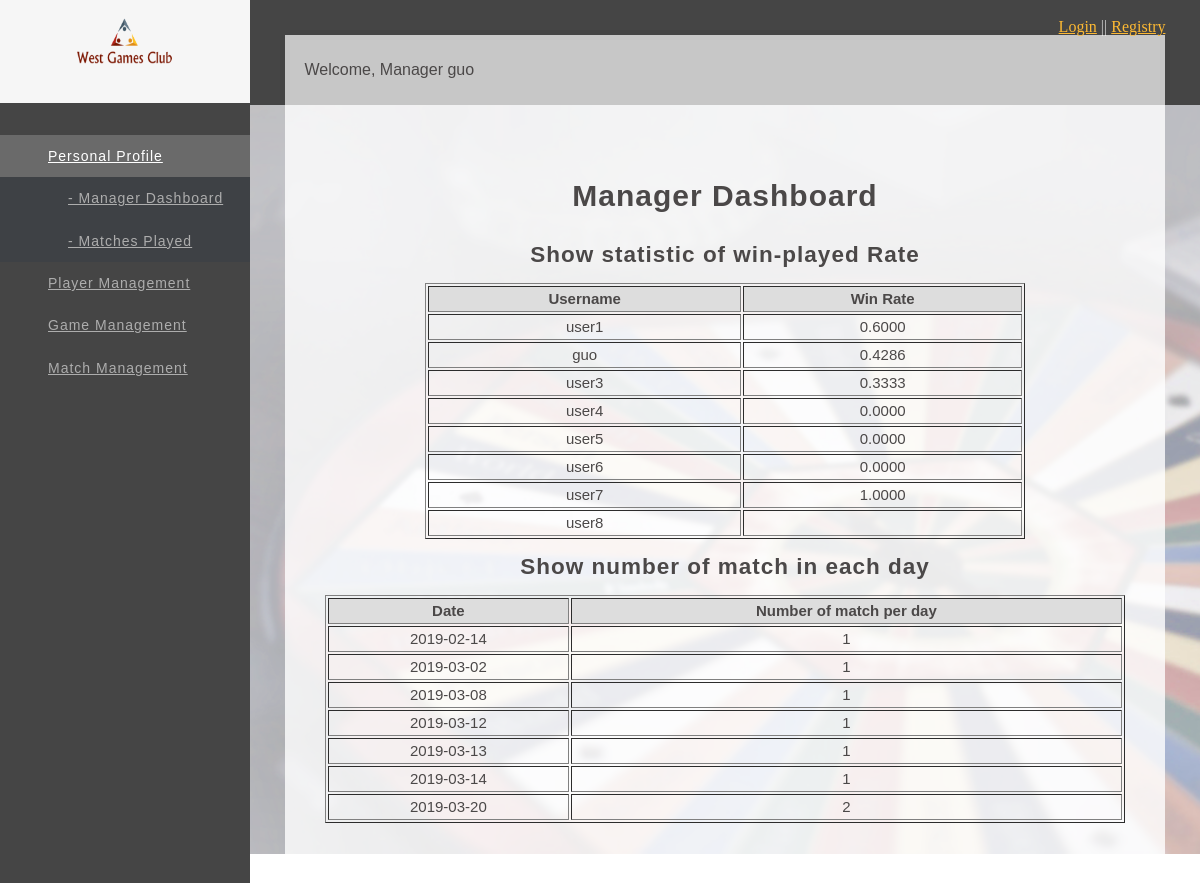
The page /WestGame/php/manager.php (signed in) on the database its author committed.
### tables this page shows
CREATE TABLE `Members` (
  `playerID` int(11) NOT NULL,
  `username` text NOT NULL,
  `password` text NOT NULL,
  `email` varchar(40) NOT NULL,
  `firstname` text NOT NULL,
  `lastname` text NOT NULL,
  `permission` tinyint(1) NOT NULL
);

### WestGame/php/manager.php (the view, shortened to what this page needs)
<?php
$username = $_SESSION['username'];
    ?>
<!DOCTYPE html>
<html lang="en">
<head>
    <link rel="stylesheet" type="text/css" href="../css/manager.css">
</head>
<body>
<header>
    <div class="logo">
        <a href="index.php"><img src="../images/logo.png" height="80" width="100" /></a>
    </div>
    <nav>
        <ul id="leftNavigation">
            <li class="active"><a href="#">Personal Profile</a>
                <ul>
                    <li>
                        <a href="manager.php"><i></i> - Manager Dashboard</a>
                    </li>
                </ul>
                <ul>
                    <li>
                        <a href="index_manager.php"><i></i> - Matches Played</a>
                    </li>
                </ul>
            </li>
            <li><a href="#">Player Management</a>
            </li>
            <li><a href="#">Game Management</a>
            </li>
            <li><a href="#">Match Management</a>
            </li>
        </ul>
    </nav>
</header>
<section class="main clearfix">
    <section class="top">
        <div class="wrapper content_header clearfix">
            <p class="logincs"><a href="../html/login.html">Login</a> || <a href="../html/registry.html">Registry</a></p>
            <p class="title">Welcome, Manager <?php echo" ".$username;?> </p>
        </div>
    </section>
    <section class="wrapper">
        <div class="content">
            <center><h1> Manager Dashboard </h1></center>
            <div id="showinfo">
                <?php
                require_once('../php/connect.php');
                $users=$pdo->query("select username from Members;");
                $usernames=$users->fetchALL();
                echo '<table border="1" width="600" align="center">';
                echo '<caption><h2>Show statistic of win-played Rate</h2></caption>';
                echo '<tr bgcolor="#dddddd">';
                echo '<th>Username</th><th>Win Rate</th>';
                echo '</tr>';
                for($num=0;$num<count($usernames);$num++)
                {
                    echo '<tr>';
                    $username = $usernames[$num];
                    echo '<td>'.$username[0].'</td>';
                    $rate = $pdo->query("select (select count(*) as win from Members,Records
                                              where Records.playerID = Members.playerID
                                              AND Records.result = 'win'
                                              AND Members.username='$username[0]')
                                              /
                                              (select count(*) as total from Members,Records
                                              where Records.playerID = Members.playerID
                                              AND Members.username='$username[0]')");
                    $res=$rate->fetch();
                    echo '<td>'.$res[0].'</td>';
                    echo '</tr>';
                }
                echo '</table>';
                ?>
            </div>
            <H2><center>Show number of match in each day</center></H2>
            <table id="showinfo" width="800" border="1">
                <tr bgcolor="#dddddd">
                    <th>Date</th>
                    <th>Number of match per day</th>
                </tr>
                <?php
                require_once('../php/connect.php');
                $matchtimes = ("SELECT matchDate,SUM(result='win') AS 'date times'
                                FROM Records GROUP BY matchDate");
                foreach ($pdo->query($matchtimes) as $row) {
                    echo "<tr>";
                    echo "<td>{$row['matchDate']}</td>";
                    echo "<td>{$row['date times']}</td>";
                    echo "</tr>";
                }
                ?>
            </table>
        </div>
    </section>
</section>
</body>
</html>

### WestGame/css/manager.css (style rules this page uses)
html, body, div, span iframe, h1, h2, h3, h4, h5, h6, p, img, ol, ul, li, form, label, header, hgroup, menu, nav, section { margin:0; padding:0; border:0; outline:0; font-size:100%; vertical-align:baseline; background:transparent; }
body { line-height:1; background: #fff; }
img { max-width: 100%; }
.wrapper { width: 92.72727272727273%; margin: 0 auto; }
header ul.social li a, .main .work a .caption, header nav ul li a { transition:all .1s linear; -webkit-transition:all .1s linear; -moz-transition:all .1s linear; -o-transition:all .1s linear; }
h1, h2, h3, h4, h5 ,h6 { color: #4b4848; font-family: Arial; letter-spacing: 1px; }
h1 { font-size: 2em; margin: .67em 0 }
h2 { font-size: 1.5em; margin: .75em 0 }
h1, h2, h3, h4, h5, h6 { font-weight: bolder }
.clearfix:before, .clearfix:after { content: " "; display: table; }
.clearfix:after { clear: both; }
.clearfix { *zoom: 1; }
@media (min-width:1099px) { header { display: block; position: fixed; top: 0; left: 0; width: 250px; min-height: 100%; padding: 0 0 0 0px; background: #ffffff; float: left; overflow: hidden; z-index: 9999; background:#454545; } }
@media (min-width:1099px) { header .logo { padding-bottom: 20px; text-align:center; background-color: rgba(255, 255, 255, 0.95); } }
@media (min-width:1099px) { header nav ul { display: block; overflow: hidden; margin-top: 40px; list-style: none; } }
@media (min-width:1099px) { header nav ul li { display: block; margin-bottom: 0px; } }
@media (min-width:1099px) { header nav ul li a { color: #ffffff; font-family: arial; font-size: 14px; text-decoration: none; letter-spacing: 1px; line-height: 60px; padding-right: 40px; padding-left: 40px; } }
#leftNavigation { margin: 2rem 0; }
#leftNavigation, #leftNavigation li ul { list-style: none; padding: 0; }
#leftNavigation li a { display: block; padding: 0.8rem 1rem 0.8rem 3rem; color: #adadad; text-overflow: ellipsis; overflow: hidden; position: relative; transition: color 0.2s ease; }
#leftNavigation li a, #leftNavigation li a .leftNavIcon { line-height: 120%; }
#leftNavigation li ul { display: none; margin: 0; background-color: #3e4145; }
#leftNavigation li ul a { margin-left: 20px; }
#leftNavigation li.active > a { color: white; }
#leftNavigation li.active ul { display: block; }
#leftNavigation > li.active { background-color:rgba(255, 255, 255, 0.2); }
.main { display: flex; min-height: 100vh; flex-direction: column; width: 100%; height: 100%; padding-left: 250px; -moz-box-sizing: border-box; -webkit-box-sizing: border-box; box-sizing: border-box; position: relative; z-index: 55; background: #f6f6f6; clear: both; background: url('../images/londonwood.png') no-repeat; background-attachment: fixed; }
.top { width: 100%; height: 105px; overflow: hidden; display: block; position: relative; background: #454545; background-size: cover; -webkit-background-size: cover; -moz-background-size: cover; -o-background-size: cover; background-position: 50% 50%; }
.top .title { display: block; width: 100%; color: #4b4848; font-family: Arial; font-size: 16px; background: rgba(255, 255, 255, .7); padding: 20px; line-height: 30px; margin: 0!important; overflow: hidden; -webkit-box-sizing: border-box; -moz-box-sizing: border-box; -ms-box-sizing: border-box; box-sizing: border-box; }
.logincs { text-align:right; color:rgba(255, 255, 255, .7); }
a:link { color:#fdb933; text-decoration:underline; }
.content_header { position: absolute; bottom: 0; margin: 0 auto; left: 50%; margin-left: -46.36363636363637%; }
.content { flex: 1; color: #4b4848; font-family: Arial; font-size: 15px; line-height: 22px; padding: 60px 30px; background: rgba(255, 255, 255, .8); -webkit-box-sizing: border-box; -moz-box-sizing: border-box; -ms-box-sizing: border-box; box-sizing: border-box; }
#showinfo { margin: 0 auto; text-align: center; }

### rows shown on the page
members: username "user1", res "0.6000"
members: username "guo", res "0.4286"
members: username "user3", res "0.3333"
members: username "user4", res "0.0000"
members: username "user5", res "0.0000"
members: username "user6", res "0.0000"
members: username "user7", res "1.0000"
members: username "user8"

### other values the page prints
$username "guo"
$row['matchDate'] "2019-02-14"
$row['date times'] "1"
$row['matchDate'] "2019-03-02"
$row['matchDate'] "2019-03-08"
$row['matchDate'] "2019-03-12"
$row['matchDate'] "2019-03-13"
$row['matchDate'] "2019-03-14"
$row['matchDate'] "2019-03-20"
$row['date times'] "2"
